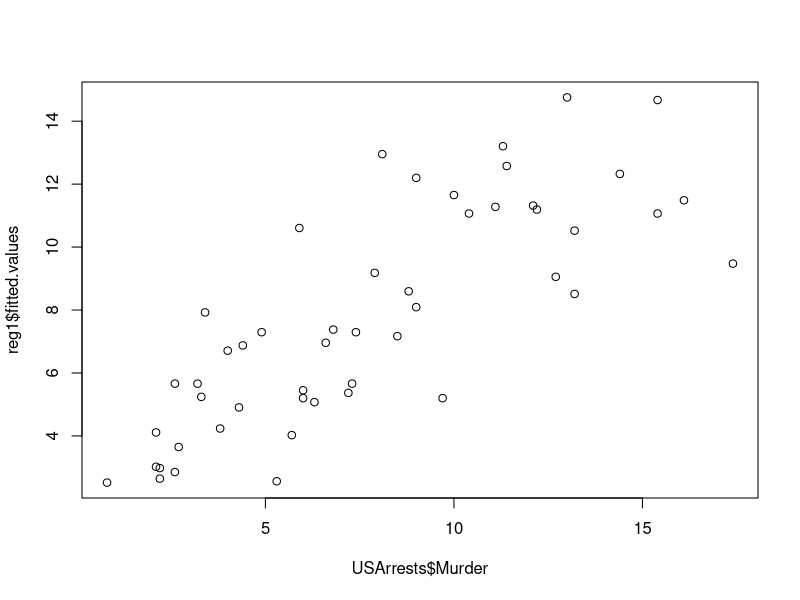
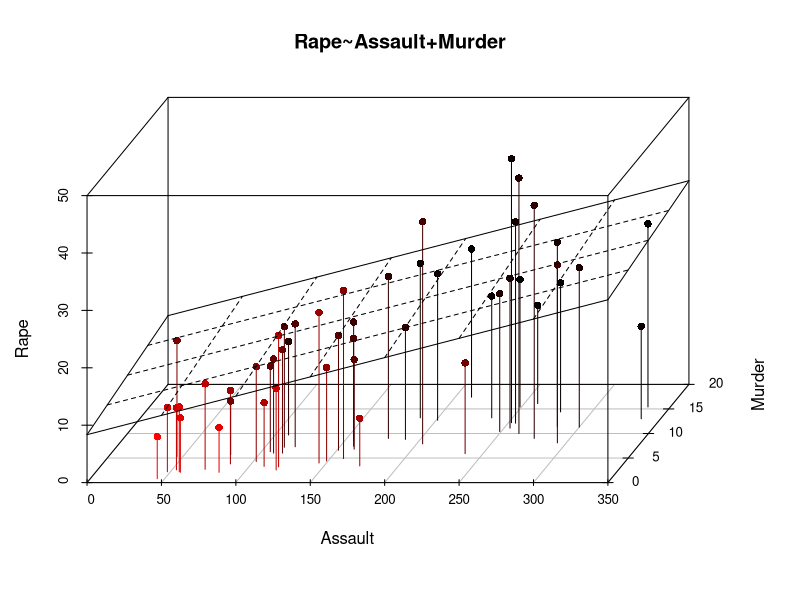

These charts were generated, in order, by the following R code:
# Análisis de Regresión
# Felipe Bravo Márquez

data(USArrests)
attach(USArrests)
# Primero analizamos las correlaciones
cor(USArrests)

#Para ajustar el modelo lineal
reg1<-lm(Murder~Assault,USArrests)
reg1

# Para ver los coeficientes
reg1$coefficients

reg1.coef<-reg1$coefficients
reg1.coef

#Para resumir el modelo
summary(reg1)

#Puedo guardar el resumen
sum.reg1<-summary(reg1)
sum.reg1$r.squared



# Para ver los valores ajustados
reg1$fitted.values

# Puedo ver que la correlación al cuadrado de mis valores ajustados y los reales son los mismo que
# el coeficiente de determinacion
cor(Murder,reg1$fitted.values)^2

cor(Murder, Assault)^2





plot(USArrests$Murder,reg1$fitted.values)

nuevos.arrestos<-data.frame(Assault=c(500,12))
predict.lm(object=reg1,newdata=nuevos.arrestos)
# Esto es equivalente a:
reg1.coef[1]+reg1.coef[2]*nuevos.arrestos

# Regresión Mutilple
reg2<-lm(Rape~Assault+Murder,USArrests)
summary(reg2)

# Grafico el plano de la regresión
library("scatterplot3d")
s3d <- scatterplot3d(USArrests[,c("Assault","Murder","Rape")],
                     type="h", highlight.3d=TRUE,
                     angle=55, scale.y=0.7, pch=16, 
                     main="Rape~Assault+Murder")
s3d$plane3d(reg2, lty.box = "solid")
